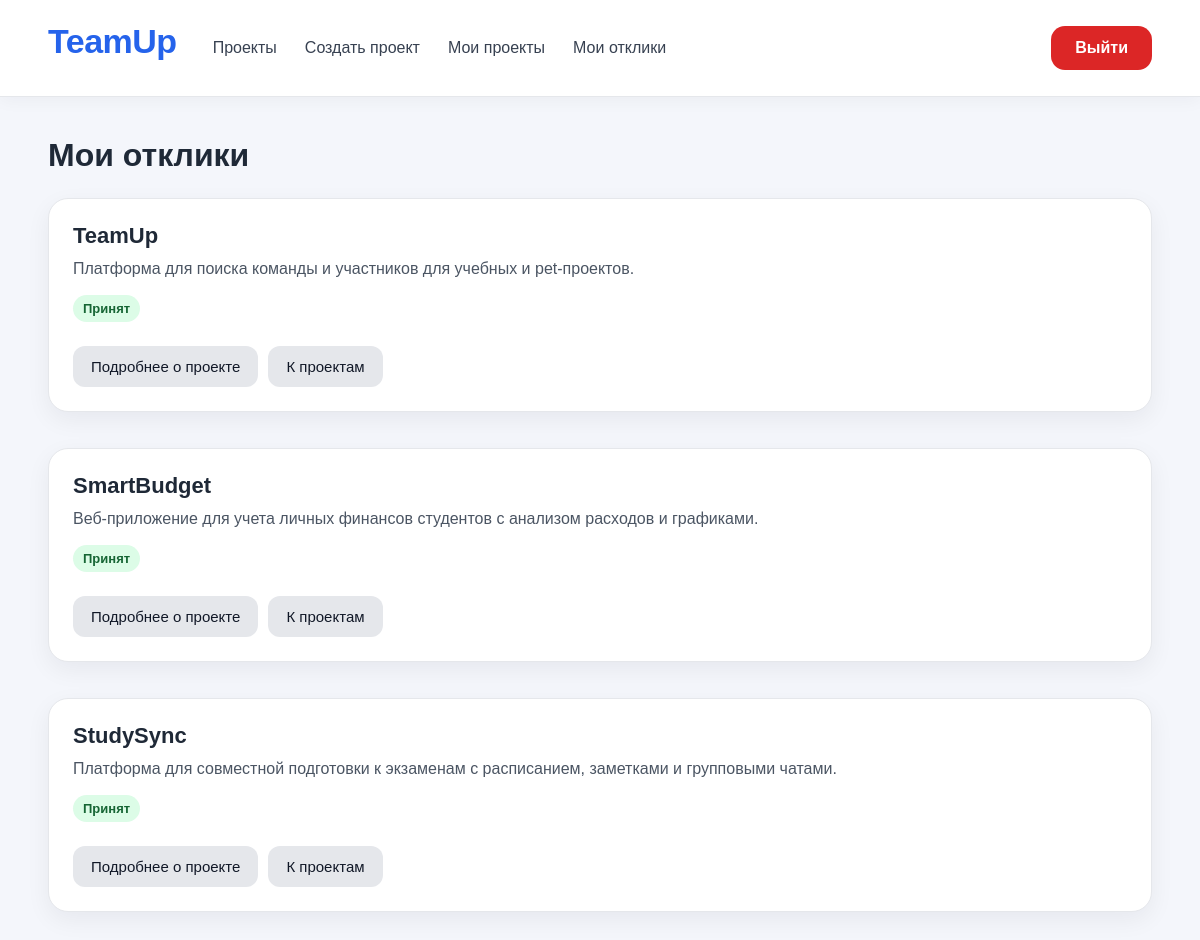
The app's page /my-applications (signed in) with its own data.
### app/models/application.py (models this page shows)
class Application(Base):
    __tablename__ = "applications"
    id: Mapped[int] = mapped_column(primary_key=True)
    status: Mapped[str] = mapped_column(String(1000), default="pending", nullable=False)
    project_id: Mapped[int] = mapped_column(ForeignKey("projects.id"), nullable=False)
    user_id: Mapped[int] = mapped_column(ForeignKey("users.id"), nullable=False)
    project = relationship("Project", back_populates="applications")
    user = relationship("User", back_populates="applications")

### app/models/project.py (models this page shows)
class Project(Base):
    __tablename__ = "projects"
    id: Mapped[int] = mapped_column(primary_key=True)
    title: Mapped[str] = mapped_column(String(255), nullable=False)
    description: Mapped[str] = mapped_column(String(1000), nullable=False)
    status: Mapped[str] = mapped_column(String(50), default="draft", nullable=False)
    max_participants: Mapped[int] = mapped_column(Integer, nullable=False, default=1)
    owner_id: Mapped[int] = mapped_column(ForeignKey("users.id"), nullable=False)
    owner = relationship("User", back_populates="projects")
    applications = relationship("Application", back_populates="project")

### app/api/applications.py (the view)
@router.get("/my-applications")
async def my_applications(
    request: Request,
    session: AsyncSession = Depends(get_session),
):
    user_id = request.session.get("user_id")
    if not user_id:
        return RedirectResponse(url="/login", status_code=303)
    application_repository = ApplicationRepository(session)
    application_service = ApplicationService(application_repository)
    applications = await application_service.get_user_applications(user_id)
    user_name = request.session.get("user_name")
    user_email = request.session.get("user_email")
    return templates.TemplateResponse(
        request=request,
        name="my_applications.html",
        context={
            "applications": applications,
            "user_name": user_name,
            "user_email": user_email
        }
    )

### templates/my_applications.html (shortened to what this page needs)
{% extends "base.html" %}
{% block content %}
<h1 class="page-title">Мои отклики</h1>
{% if applications %}
<div class="project-grid">
    {% for application in applications %}
    <div class="card project-card">
        <div>
            <h3>{{ application.project.title }}</h3>
            <p>{{ application.project.description }}</p>
        </div>
        <div class="meta">
            {% if application.status == "pending" %}
                <span class="badge badge-warning">На рассмотрении</span>
            {% elif application.status == "accepted" %}
                <span class="badge badge-success">Принят</span>
            {% elif application.status == "rejected" %}
                <span class="badge badge-muted">Отклонен</span>
            {% else %}
                <span class="badge badge-muted">{{ application.status }}</span>
            {% endif %}
        </div>
        <div class="actions">
            <a href="/projects/{{ application.project.id }}" class="button button-secondary">
                Подробнее о проекте
            </a>
            <a href="/projects" class="button button-secondary">
                К проектам
            </a>
        </div>
    </div>
    {% endfor %}
</div>
{% endif %}
{% endblock %}

### static/css/style.css (style rules this page uses)
* { box-sizing: border-box; }
body { font-family: Arial, sans-serif; background: #f4f6fb; margin: 0; color: #1f2937 }
a { color: inherit; text-decoration: none; }
.button { display: inline-block; border: none; cursor: pointer; background: #2563eb; color: white; padding: 12px 18px; border-radius: 12px; font-size: 15px; }
.button-secondary { background: #e5e7eb; color: #111827; }
.card { background: white; border: 1px solid #e5e7eb; border-radius: 20px; padding: 24px; box-shadow: 0 8px 24px rgba(15, 23, 42, 0.06); }
.card+.card { margin-top: 18px; }
.page-title { margin: 0 0 24px; font-size: 32px; }
.project-grid { display: grid; gap: 18px; }
.project-card { display: flex; flex-direction: column; gap: 14px; }
.project-card h3 { margin: 0 0 8px; font-size: 22px; }
.project-card p { margin: 0; line-height: 1.5; color: #4b5563; }
.meta { display: flex; flex-wrap: wrap; gap: 10px; font-size: 14px; margin-bottom: 10px; }
.badge { display: inline-block; background: #eef2ff; color: #3730a3; border-radius: 999px; padding: 6px 10px; font-size: 13px; font-weight: 600; }
.badge-success { background: #dcfce7; color: #166534; }
.actions { display: flex; flex-wrap: wrap; gap: 10px; margin-top: 10px; }
.actions { display: flex; align-items: center; flex-wrap: wrap; gap: 10px; margin-top: 0; }

### records on screen
Application: project "TeamUp", project.description "Платформа для поиска команды и участников для учебных и pet-проектов.", status "Принят"
Application: project "SmartBudget", project.description "Веб-приложение для учета личных финансов студентов с анализом расходов и графиками.", status "Принят"
Application: project "StudySync", project.description "Платформа для совместной подготовки к экзаменам с расписанием, заметками и групповыми чатами.", status "Принят"
